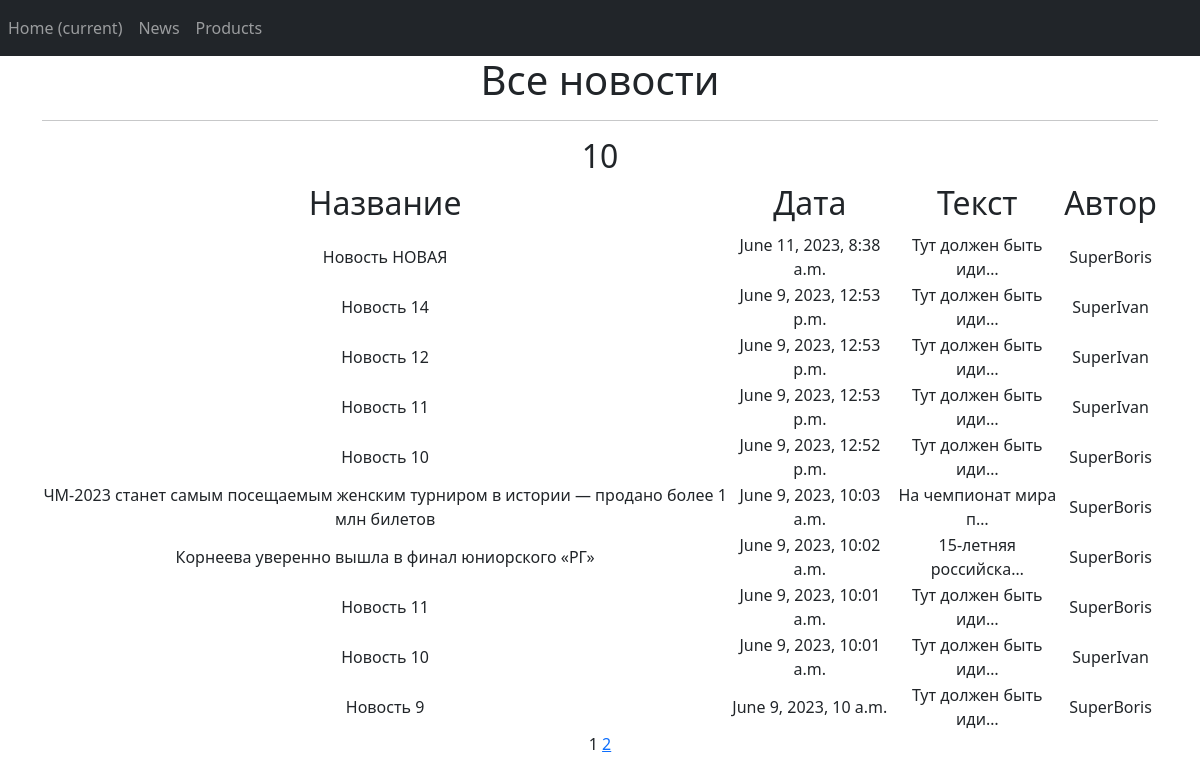
The app's page /news/ (signed in) with its own data.
### news/models.py (models this page shows, shortened)
class Post(models.Model):
    author = models.ForeignKey(Author, on_delete=models.CASCADE)
    type = models.BooleanField(default=False, choices=name)  # False = статья, можно переделать, если будет больше вариантов
    time_in = models.DateTimeField(auto_now_add=True)
    post_name = models.CharField(max_length=100)
    post_text = models.TextField(default="Тут должен быть идиотский контент, а будет абракадабра, для проверки задания: дурак ываываываф идиот ыафыаываывфа мудак ываф ываф ывп фывп фвап фвп выа фывп фыва выа ыфвп выа фыв афвыа ывф.")
    post_rating = models.IntegerField(default=0)
    post_chek = models.BooleanField(default=False)
    category = models.ManyToManyField(Category, through='PostCategory')

class Author(models.Model):
    user = models.OneToOneField(User, on_delete=models.CASCADE)
    name = models.CharField(max_length=20)
    rating = models.IntegerField(default=0)

### news/views.py (the view)
# urls.py: path('news/', NewsList.as_view()),
class NewsList(LoginRequiredMixin, ListView):
    model = Post
    ordering = '-time_in'
    template_name = 'news_list.html'
    context_object_name = 'news_list'
    paginate_by = 10
    def get_queryset(self):
        queryset = super().get_queryset()
        self.filterset = PostFilter(self.request.GET, queryset)
        return self.filterset.qs
    def get_context_data(self, **kwargs):
        context = super().get_context_data(**kwargs)
        context['filterset'] = self.filterset
        return context

### news/templatetags/custom_filters.py (called while the page is built)
@register.filter()
def censor(value):
   a = ['идиот', 'дура', 'мудак']
   text_list = value.split()
   for i in a:
      for j in range(len(text_list)):
         if i in text_list[j]:
            text_list[j] = text_list[j][0] + '*'*(len(text_list[j])-1)
   text = ' '.join(text_list)
   return text

### news/templatetags/custom_tags.py (called while the page is built)
@register.simple_tag(takes_context=True)
def url_replace(context, **kwargs):
   d = context['request'].GET.copy()
   for k, v in kwargs.items():
       d[k] = v
   return d.urlencode()

### templates/news_list.html (shortened to what this page needs)
{% extends 'flatpages/base.html' %}
{% load custom_filters %}
{% load custom_tags %}
{% block content %}
   <h1>Все новости</h1>
   <hr>
   {% if news_list %}
    <h2>{{news_list|length}}</h2>
       <table>
           <tr>
               <td><h2>Название</h2></td>
               <td><h2>Дата</h2></td>
               <td><h2>Текст</h2></td>
               <td><h2>Автор</h2></td>
           </tr>
           {% for news in news_list %}
           <tr>
               <td>{{ news.post_name | censor }}</td>
               <td>{{ news.time_in| date:'DATETIME_FORMAT' }}</td>
               <td>{{ news.post_text|truncatechars:20 | censor }}</td>
               <td>{{ news.author.name }}</td>
           </tr>
           {% endfor %}
       </table>
   {% else %}
       <h2>Новостей нет!</h2>
   {% endif %}
   {{ page_obj.number }}
   {% if page_obj.has_next %}
       <a href="?{% url_replace page=page_obj.next_page_number %}">{{ page_obj.next_page_number }}</a>
   {% endif %}
{% endblock content %}

### records on screen
Post: post_name|censor "Новость НОВАЯ", time_in "June 11, 2023, 8:38 a.m.", post_text|censor "Тут должен быть иди…", author.name "SuperBoris"
Post: post_name|censor "Новость 14", time_in "June 9, 2023, 12:53 p.m.", post_text|censor "Тут должен быть иди…", author.name "SuperIvan"
Post: post_name|censor "Новость 12", time_in "June 9, 2023, 12:53 p.m.", post_text|censor "Тут должен быть иди…", author.name "SuperIvan"
Post: post_name|censor "Новость 11", time_in "June 9, 2023, 12:53 p.m.", post_text|censor "Тут должен быть иди…", author.name "SuperIvan"
Post: post_name|censor "Новость 10", time_in "June 9, 2023, 12:52 p.m.", post_text|censor "Тут должен быть иди…", author.name "SuperBoris"
Post: post_name|censor "ЧМ-2023 станет самым посещаемым женским турниром в истории — продано более 1 млн билетов", time_in "June 9, 2023, 10:03 a.m.", post_text|censor "На чемпионат мира п…", author.name "SuperBoris"
Post: post_name|censor "Корнеева уверенно вышла в финал юниорского «РГ»", time_in "June 9, 2023, 10:02 a.m.", post_text|censor "15-летняя российска…", author.name "SuperBoris"
Post: post_name|censor "Новость 11", time_in "June 9, 2023, 10:01 a.m.", post_text|censor "Тут должен быть иди…", author.name "SuperBoris"
Post: post_name|censor "Новость 10", time_in "June 9, 2023, 10:01 a.m.", post_text|censor "Тут должен быть иди…", author.name "SuperIvan"
Post: post_name|censor "Новость 9", time_in "June 9, 2023, 10 a.m.", post_text|censor "Тут должен быть иди…", author.name "SuperBoris"

### other values on screen
{{ news_list|length }} "10"
{{ page_obj.number }} "1"
{{ page_obj.next_page_number }} "2"
